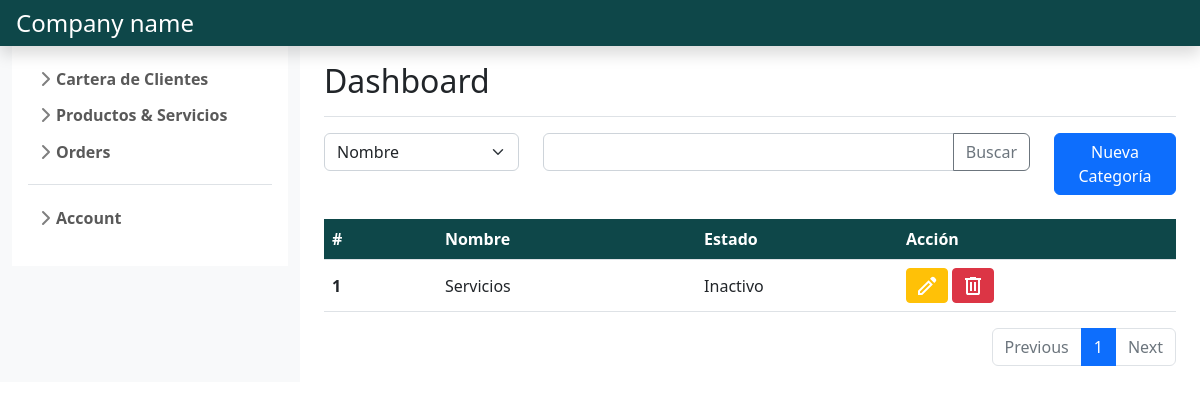
The page /product_and_services/gestion_categorias/ (signed in) on the database as committed earlier.
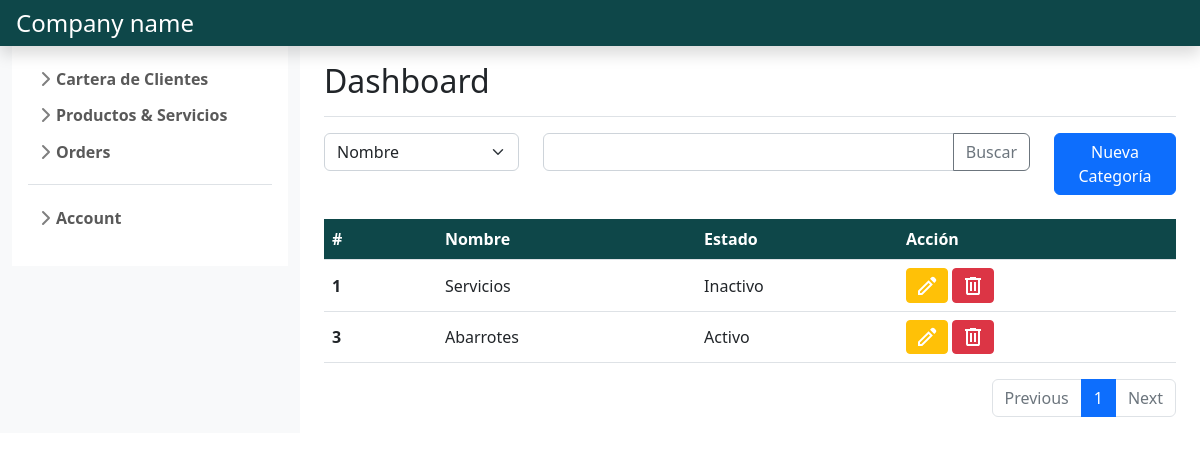
The same page on the database as committed later.
### product_services_management/models.py (models this page shows, shortened)
class Categoria(models.Model):
    nombre= models.CharField(max_length=40)
    estado= models.BooleanField(default=True)
    creado= models.DateTimeField(auto_now_add=True)
    actualizado= models.DateTimeField(auto_now=True)

### product_services_management/views.py (the view)
# urls.py: path('gestion_categorias/', views.gestion_categorias, name='gestion categorias'),
@login_required
def gestion_categorias(request):
    if request.method == 'GET':
        categoria= Paginator(Categoria.objects.all().order_by('id'), 5)
        if request.GET.get('page'):
            page_number= request.GET.get('page')
            categoria_page= categoria.get_page(page_number)
            return render(request, 'gestion_categorias.html',
                            {'categorias': categoria_page,
                             'form': FormCrearCategoria}
                        )
        else:
            categoria_page= categoria.get_page(1)
            return render(request, 'gestion_categorias.html',
                            {'categorias': categoria_page,
                             'form': FormCrearCategoria}
                        )

### product_services_management/templates/gestion_categorias.html (shortened to what this page needs)
{% extends "base.html" %}
{% load static %}
{% block content %}
    <div class="row">
        <div class="col-md-3">
            <select class="form-select" id="inputGroupSelect01">
                {% for field in form %}
                <option value="{{field.label}}" selected>{{field.label}}</option>
                {% endfor %}
            </select>
        </div>
        <div class="col-md-7">
            <div class="input-group mb-3 ">
                <input type="text" class="form-control" aria-label="Text input with dropdown button">
                <button class="btn btn-outline-secondary" type="button" id="button-addon1">Buscar</button>
            </div>
        </div>
        <div class="col-md-2">
            <a class="btn btn-primary" href="{% url 'crear categoria' %}">Nueva Categoría</a>
        </div>
    </div>
    <br>
    <table class="table table-hover align-middle">
        <thead class="text-white" style="background-color: #0E4749;">
            <tr>
                <th scope="col">#</th>
                <th scope="col"></th>
                <th scope="col">Nombre</th>
                <th scope="col"></th>
                <th scope="col">Estado</th>
                <th scope="col">Acción</th>
            </tr>
        </thead>
        <tbody>
            {% for cat in categorias %}
            <tr>
                <th scope="row" colspan="2">{{cat.id}}</th>
                <td colspan="2">{{cat.nombre}}</td>
                <td>{% if cat.estado %}Activo{% else %}Inactivo{% endif %}</td>
                <td>
                    <a class="btn btn-sm btn-warning" href="{% url 'modificar categoria' cat.id %}" role="button">
                        <svg xmlns="http://www.w3.org/2000/svg" height="24" width="24" style="fill:#FFF"><path d="M5 19h1.4l8.625-8.625-1.4-1.4L5 17.6ZM19.3 8.925l-4.25-4.2 1.4-1.4q.575-.575 1.413-.575.837 0 1.412.575l1.4 1.4q.575.575.6 1.388.025.812-.55 1.387ZM17.85 10.4 7.25 21H3v-4.25l10.6-10.6Zm-3.525-.725-.7-.7 1.4 1.4Z"/></svg>
                    </a>
                    <button class="btn btn-sm btn-danger" data-bs-toggle="modal" data-bs-target="#exampleModalgestion" data-bs-whatever="{{cat.id}}:{{cat.nombre}}">
                        <svg xmlns="http://www.w3.org/2000/svg" height="24" width="24" style="fill:#FFF"><path d="M7 21q-.825 0-1.412-.587Q5 19.825 5 19V6H4V4h5V3h6v1h5v2h-1v13q0 .825-.587 1.413Q17.825 21 17 21ZM17 6H7v13h10ZM9 17h2V8H9Zm4 0h2V8h-2ZM7 6v13Z"/></svg>
                    </button>
                </td>
            </tr>
            {% endfor %}
        </tbody>
    </table>
    <nav aria-label="Page navigation example">
        <ul class="pagination justify-content-end">
            <li class="page-item {% if not categorias.has_previous %} disabled {% endif %}">
                <a class="page-link" {% if categorias.has_previous %} href="?page={{ categorias.previous_page_number }}" {% endif %}>Previous</a>
            </li>
            {% for i in categorias.paginator.page_range %}
              {% if i == categorias.number %}
                  <li class="page-item active">
                      <a class="page-link" href="#">{{ i }}</a>
                  </li>
              {% else %}
                  <li class="page-item">
                      <a class="page-link" href="?page={{ i }}">{{ i }}</a>
                  </li>
              {% endif %}
          {% endfor %}
          <li class="page-item {% if not categorias.has_next %} disabled {% endif %}" >
            <a class="page-link" {% if categorias.has_next %} href="?page={{ categorias.next_page_number }}" {% endif %}>Next</a>
          </li>
        </ul>
    </nav>
{% endblock %}

Rows that differ between the two databases and show on the page:
added Categoria: id "3", nombre "Abarrotes", estado "Activo"
